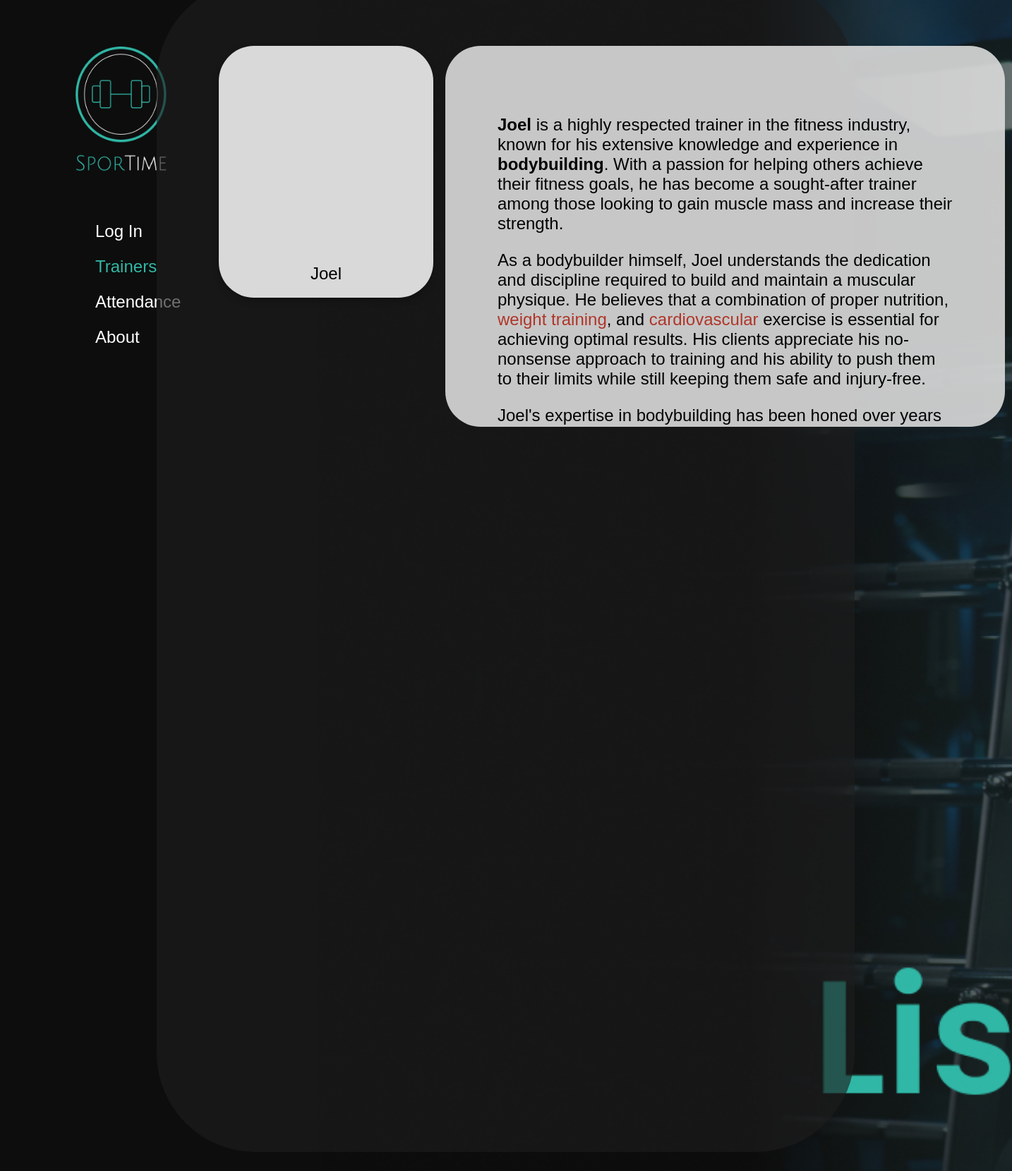
The page /trainer/4/ on the database its author committed.
### blog/models.py (models this page shows, shortened)
class Trainer(models.Model):
    class Meta:
        verbose_name = 'Добавить тренера'
        verbose_name_plural = 'Тренеры'
    name =  models.CharField(max_length=200, help_text='Не более 200 символов', db_index=True)
    info = RichTextField(blank=True, null=True, help_text='Не более 5000 символов',max_length=5000)
    image = models.ImageField(upload_to='trainer/', blank=True, null=True)
    image_left = 132

### blog/views.py (the view)
# urls.py: path('trainer/<int:trainer_id>/', TrainerPageView.as_view(), name='trainer' ),
class TrainerPageView(View):
    def get(self, request, trainer_id):
        trainer = get_object_or_404(Trainer, pk=trainer_id)
        context = {'trainer': trainer}
        return render(request, 'trainer.html', context)

### blog/templates/trainer.html (shortened to what this page needs)
<!DOCTYPE html>
<html>
<head>
</head>
<body>
<a href="{% url 'main_page' %}"><img src="/media/logo.png" alt="Logo" class="logo"></a>
<a href="{% url 'login' %}" class="login">Log In</a>
<a href="{% url 'trainers_list' %}" class="trainers">Trainers</a>
<a href="{% url 'attendance' %}" class="attendance">Attendance</a>
<a href="#" class="about">About</a>
  <div class="container">
    <div class="rectangle"></div>
    <div class="rectangle2">
      <p>{{ trainer.info|safe }}</p>
    </div>
    <div class="content">
    </div>
    </div>
    <div class="photo-frame" style="background-image: url('{{ trainer.image.url }}')">
          <div class="name">{{ trainer.name }}</div>
    </div>
</body>
</html>

### blog/templates/trainer.html (style rules this page uses)
body { margin: 0; padding: 0; font-family: 'Poppins', sans-serif; }
.container { background-color: #0D0D0D; background-image: url('/media/trainers_list_background.jpg'); background-size: cover; background-repeat: no-repeat; background-position: 15px center; height: 100vh; }
.content { padding: 20px; color: #ffffff; }
.logo { position: absolute; top: 20px; left: 30px; width: 300px; height: 270px; }
.login { position: absolute; top: 314px; left: 135px; font-size: 24px; color: #FFFFFF; text-decoration: none; }
.trainers { position: absolute; top: 364px; left: 135px; font-size: 24px; color: #31B7A6; text-decoration: none; }
.attendance { position: absolute; top: 414px; left: 135px; font-size: 24px; color: #ffffff; text-decoration: none; }
.about { position: absolute; top: 464px; left: 135px; font-size: 24px; color: #FFFFFF; text-decoration: none; }
.rectangle { position: absolute; left: 15.47%; right: 15.52%; top: -1.6%; bottom: 1.6%; background: rgba(30, 30, 30, 0.63); border-radius: 140px; }
.photo-frame { position: absolute; width: 304px; height: 357px; left: 310px; top: 65px; border-radius: 50px; overflow: hidden; filter: drop-shadow(0px 4px 4px rgba(0, 0, 0, 0.25)); background-color: #D9D9D9; background-size: 100%; background-repeat: no-repeat; background-position: center center; }
.name { position: absolute; bottom: 20px; left: 50%; transform: translateX(-50%); font-size: 24px; color: #000000; text-align: center; }
.rectangle2 { position: absolute; width: 793px; height: 540px; left: 631px; top: 65px; border-radius: 50px; background: #D9D9D9; opacity: 0.91; border-radius: 50px; padding: 74px; overflow-y: scroll; font-size: 24px; box-sizing: border-box; }

### rows shown on the page
Trainer: info "Joel is a highly respected trainer in the fitness industry, known for his extensive knowledge and experience in bodybuilding . With a passion for helping others achieve their fitness goals, he has become a sought-after trainer among those looking to gain muscle mass and increase their strength. As a bodybuilder himself, Joel understands the dedication and discipline required to build and maintain a muscular physique. He believes that a combination of proper nutrition, weight training , and cardiovascular exercise is essential for achieving optimal results. His clients appreciate his no-nonsense approach to training and his ability to push them to their limits while still keeping them safe…", name "Joel"
